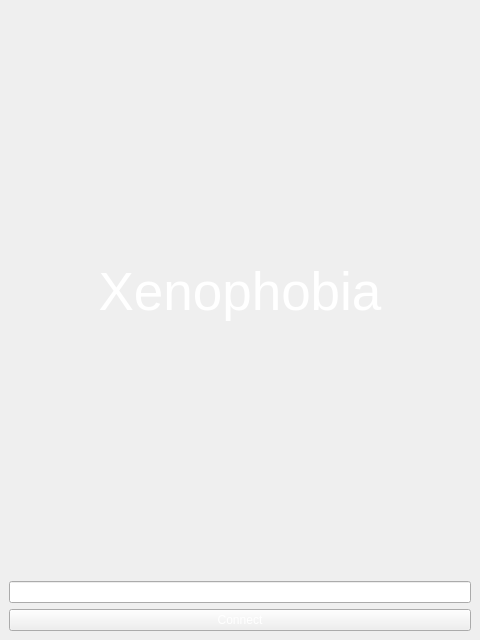
<?xml version="1.0" encoding="UTF-8"?>
<ui version="4.0">
 <class>MainWindow</class>
 <widget class="QMainWindow" name="MainWindow">
  <property name="geometry">
   <rect>
    <x>0</x>
    <y>0</y>
    <width>480</width>
    <height>640</height>
   </rect>
  </property>
  <property name="windowTitle">
   <string>MainWindow</string>
  </property>
  <widget class="QWidget" name="centralwidget">
   <layout class="QGridLayout" name="gridLayout">
    <property name="leftMargin">
     <number>0</number>
    </property>
    <property name="topMargin">
     <number>0</number>
    </property>
    <property name="rightMargin">
     <number>0</number>
    </property>
    <property name="bottomMargin">
     <number>0</number>
    </property>
    <item row="1" column="0">
     <widget class="QStackedWidget" name="swGame">
      <property name="currentIndex">
       <number>0</number>
      </property>
      <widget class="QWidget" name="pConnect">
       <property name="styleSheet">
        <string notr="true">background-image: url(:/main/lobby_background.png) 0 0 0 0 stretch stretch;</string>
       </property>
       <layout class="QVBoxLayout" name="verticalLayout">
        <item>
         <widget class="QLabel" name="label">
          <property name="font">
           <font>
            <pointsize>40</pointsize>
           </font>
          </property>
          <property name="styleSheet">
           <string notr="true">color: rgb(255, 255, 255);</string>
          </property>
          <property name="text">
           <string>Xenophobia</string>
          </property>
          <property name="alignment">
           <set>Qt::AlignCenter</set>
          </property>
         </widget>
        </item>
        <item>
         <widget class="QLineEdit" name="eAddress"/>
        </item>
        <item>
         <widget class="QPushButton" name="bConnect">
          <property name="styleSheet">
           <string notr="true">color: rgb(255, 255, 255);</string>
          </property>
          <property name="text">
           <string>Connect</string>
          </property>
         </widget>
        </item>
       </layout>
      </widget>
      <widget class="QWidget" name="pLobby">
       <property name="styleSheet">
        <string notr="true">#pLobby {
background-image: url(:/main/lobby_background.png);
}</string>
       </property>
       <layout class="QVBoxLayout" name="verticalLayout_2">
        <item>
         <widget class="QListView" name="listView">
          <property name="styleSheet">
           <string notr="true">background-color: rgba(0, 0, 0, 200);</string>
          </property>
          <property name="editTriggers">
           <set>QAbstractItemView::NoEditTriggers</set>
          </property>
         </widget>
        </item>
        <item>
         <widget class="QStackedWidget" name="swRegister">
          <property name="maximumSize">
           <size>
            <width>16777215</width>
            <height>80</height>
           </size>
          </property>
          <property name="styleSheet">
           <string notr="true">background-color: rgba(0, 0, 0, 0);</string>
          </property>
          <widget class="QWidget" name="pRegName">
           <layout class="QVBoxLayout" name="verticalLayout_6">
            <item>
             <widget class="QLineEdit" name="eName"/>
            </item>
            <item>
             <widget class="QPushButton" name="bRegisterName">
              <property name="palette">
               <palette>
                <active>
                 <colorrole role="Button">
                  <brush brushstyle="SolidPattern">
                   <color alpha="0">
                    <red>0</red>
                    <green>0</green>
                    <blue>0</blue>
                   </color>
                  </brush>
                 </colorrole>
                 <colorrole role="Base">
                  <brush brushstyle="SolidPattern">
                   <color alpha="0">
                    <red>0</red>
                    <green>0</green>
                    <blue>0</blue>
                   </color>
                  </brush>
                 </colorrole>
                 <colorrole role="Window">
                  <brush brushstyle="SolidPattern">
                   <color alpha="0">
                    <red>0</red>
                    <green>0</green>
                    <blue>0</blue>
                   </color>
                  </brush>
                 </colorrole>
                </active>
                <inactive>
                 <colorrole role="Button">
                  <brush brushstyle="SolidPattern">
                   <color alpha="0">
                    <red>0</red>
                    <green>0</green>
                    <blue>0</blue>
                   </color>
                  </brush>
                 </colorrole>
                 <colorrole role="Base">
                  <brush brushstyle="SolidPattern">
                   <color alpha="0">
                    <red>0</red>
                    <green>0</green>
                    <blue>0</blue>
                   </color>
                  </brush>
                 </colorrole>
                 <colorrole role="Window">
                  <brush brushstyle="SolidPattern">
                   <color alpha="0">
                    <red>0</red>
                    <green>0</green>
                    <blue>0</blue>
                   </color>
                  </brush>
                 </colorrole>
                </inactive>
                <disabled>
                 <colorrole role="Button">
                  <brush brushstyle="SolidPattern">
                   <color alpha="0">
                    <red>0</red>
                    <green>0</green>
                    <blue>0</blue>
                   </color>
                  </brush>
                 </colorrole>
                 <colorrole role="Base">
                  <brush brushstyle="SolidPattern">
                   <color alpha="0">
                    <red>0</red>
                    <green>0</green>
                    <blue>0</blue>
                   </color>
                  </brush>
                 </colorrole>
                 <colorrole role="Window">
                  <brush brushstyle="SolidPattern">
                   <color alpha="0">
                    <red>0</red>
                    <green>0</green>
                    <blue>0</blue>
                   </color>
                  </brush>
                 </colorrole>
                </disabled>
               </palette>
              </property>
              <property name="text">
               <string>Register Name</string>
              </property>
             </widget>
            </item>
           </layout>
          </widget>
          <widget class="QWidget" name="pRegRole">
           <layout class="QVBoxLayout" name="verticalLayout_3">
            <item>
             <widget class="QComboBox" name="comboBox">
              <property name="currentText">
               <string>Captain</string>
              </property>
              <item>
               <property name="text">
                <string>Captain</string>
               </property>
              </item>
              <item>
               <property name="text">
                <string>Gunmen</string>
               </property>
              </item>
             </widget>
            </item>
           </layout>
          </widget>
         </widget>
        </item>
       </layout>
      </widget>
      <widget class="QWidget" name="pGame">
       <property name="styleSheet">
        <string notr="true">#pGame { 
background-image: url(:/main/background.png);
}</string>
       </property>
       <layout class="QVBoxLayout" name="verticalLayout_4">
        <property name="spacing">
         <number>0</number>
        </property>
        <property name="leftMargin">
         <number>10</number>
        </property>
        <property name="topMargin">
         <number>4</number>
        </property>
        <property name="rightMargin">
         <number>10</number>
        </property>
        <property name="bottomMargin">
         <number>0</number>
        </property>
        <item>
         <widget class="QFrame" name="fTabs">
          <property name="minimumSize">
           <size>
            <width>0</width>
            <height>50</height>
           </size>
          </property>
          <property name="frameShape">
           <enum>QFrame::StyledPanel</enum>
          </property>
          <property name="frameShadow">
           <enum>QFrame::Raised</enum>
          </property>
          <layout class="QHBoxLayout" name="horizontalLayout">
           <property name="leftMargin">
            <number>0</number>
           </property>
           <property name="topMargin">
            <number>0</number>
           </property>
           <property name="rightMargin">
            <number>0</number>
           </property>
           <property name="bottomMargin">
            <number>0</number>
           </property>
           <item>
            <widget class="QLabel" name="lCurrentTab">
             <property name="sizePolicy">
              <sizepolicy hsizetype="Minimum" vsizetype="Preferred">
               <horstretch>0</horstretch>
               <verstretch>0</verstretch>
              </sizepolicy>
             </property>
             <property name="minimumSize">
              <size>
               <width>115</width>
               <height>40</height>
              </size>
             </property>
             <property name="font">
              <font>
               <family>MS Sans Serif</family>
               <pointsize>25</pointsize>
              </font>
             </property>
             <property name="styleSheet">
              <string notr="true">color: rgb(255, 255, 255);
font-famile: Terminus;</string>
             </property>
             <property name="text">
              <string>DAY: 99</string>
             </property>
             <property name="alignment">
              <set>Qt::AlignCenter</set>
             </property>
            </widget>
           </item>
           <item>
            <widget class="QFrame" name="fAddInfo">
             <property name="minimumSize">
              <size>
               <width>50</width>
               <height>0</height>
              </size>
             </property>
             <property name="frameShape">
              <enum>QFrame::StyledPanel</enum>
             </property>
             <property name="frameShadow">
              <enum>QFrame::Raised</enum>
             </property>
             <layout class="QGridLayout" name="gridLayout_2">
              <property name="leftMargin">
               <number>0</number>
              </property>
              <property name="topMargin">
               <number>0</number>
              </property>
              <property name="rightMargin">
               <number>0</number>
              </property>
              <property name="bottomMargin">
               <number>0</number>
              </property>
              <property name="spacing">
               <number>0</number>
              </property>
              <item row="0" column="0">
               <layout class="QVBoxLayout" name="verticalLayout_9">
                <item>
                 <widget class="QLabel" name="lAddCurrentTab">
                  <property name="enabled">
                   <bool>true</bool>
                  </property>
                  <property name="font">
                   <font>
                    <family>MS Sans Serif</family>
                    <pointsize>10</pointsize>
                   </font>
                  </property>
                  <property name="styleSheet">
                   <string notr="true">color: rgb(255, 255, 255);</string>
                  </property>
                  <property name="text">
                   <string>ДЕЙСТВИЕ:</string>
                  </property>
                 </widget>
                </item>
                <item>
                 <widget class="QLabel" name="lAddCurrentTab_2">
                  <property name="sizePolicy">
                   <sizepolicy hsizetype="Preferred" vsizetype="Preferred">
                    <horstretch>0</horstretch>
                    <verstretch>0</verstretch>
                   </sizepolicy>
                  </property>
                  <property name="minimumSize">
                   <size>
                    <width>170</width>
                    <height>0</height>
                   </size>
                  </property>
                  <property name="font">
                   <font>
                    <family>MS Sans Serif</family>
                    <pointsize>10</pointsize>
                   </font>
                  </property>
                  <property name="styleSheet">
                   <string notr="true">color: rgb(255, 255, 255);</string>
                  </property>
                  <property name="text">
                   <string>Голосование на операцию</string>
                  </property>
                 </widget>
                </item>
               </layout>
              </item>
             </layout>
            </widget>
           </item>
           <item>
            <widget class="QClickableLabel" name="lTab2">
             <property name="minimumSize">
              <size>
               <width>70</width>
               <height>0</height>
              </size>
             </property>
             <property name="maximumSize">
              <size>
               <width>70</width>
               <height>16777215</height>
              </size>
             </property>
             <property name="font">
              <font>
               <family>MS Sans Serif</family>
               <pointsize>10</pointsize>
               <weight>75</weight>
               <bold>true</bold>
              </font>
             </property>
             <property name="styleSheet">
              <string notr="true">color: rgb(255, 255, 255);</string>
             </property>
             <property name="text">
              <string>Профиль</string>
             </property>
             <property name="alignment">
              <set>Qt::AlignCenter</set>
             </property>
            </widget>
           </item>
           <item>
            <widget class="QClickableLabel" name="lTab3">
             <property name="sizePolicy">
              <sizepolicy hsizetype="Fixed" vsizetype="Preferred">
               <horstretch>0</horstretch>
               <verstretch>0</verstretch>
              </sizepolicy>
             </property>
             <property name="minimumSize">
              <size>
               <width>75</width>
               <height>0</height>
              </size>
             </property>
             <property name="maximumSize">
              <size>
               <width>75</width>
               <height>16777215</height>
              </size>
             </property>
             <property name="font">
              <font>
               <family>MS Sans Serif</family>
               <pointsize>10</pointsize>
               <weight>75</weight>
               <bold>true</bold>
              </font>
             </property>
             <property name="styleSheet">
              <string notr="true">color: rgb(255, 255, 255);</string>
             </property>
             <property name="text">
              <string>Лог</string>
             </property>
             <property name="alignment">
              <set>Qt::AlignCenter</set>
             </property>
             <property name="margin">
              <number>0</number>
             </property>
            </widget>
           </item>
          </layout>
         </widget>
        </item>
        <item>
         <layout class="QGridLayout" name="presentLayout">
          <property name="rightMargin">
           <number>17</number>
          </property>
          <item row="0" column="0">
           <widget class="QStackedWidget" name="swPresent">
            <property name="styleSheet">
             <string notr="true">color: rgba(255, 255, 255, 0);</string>
            </property>
            <widget class="QWidget" name="prPlayers">
             <property name="styleSheet">
              <string notr="true">background-color: rgba(0, 0, 0, 50);</string>
             </property>
             <layout class="QVBoxLayout" name="verticalLayout_7">
              <property name="spacing">
               <number>6</number>
              </property>
              <property name="leftMargin">
               <number>0</number>
              </property>
              <property name="topMargin">
               <number>5</number>
              </property>
              <property name="rightMargin">
               <number>0</number>
              </property>
              <property name="bottomMargin">
               <number>0</number>
              </property>
              <item>
               <widget class="QScrollArea" name="scrollArea">
                <property name="styleSheet">
                 <string notr="true">background-color: rgba(255, 255, 255, 0);</string>
                </property>
                <property name="widgetResizable">
                 <bool>true</bool>
                </property>
                <property name="alignment">
                 <set>Qt::AlignCenter</set>
                </property>
                <widget class="QWidget" name="PlayersWidgets">
                 <property name="geometry">
                  <rect>
                   <x>0</x>
                   <y>0</y>
                   <width>440</width>
                   <height>497</height>
                  </rect>
                 </property>
                 <property name="styleSheet">
                  <string notr="true">background-color: rgba(255, 255, 255, 0);</string>
                 </property>
                </widget>
               </widget>
              </item>
             </layout>
            </widget>
            <widget class="QWidget" name="prProfile">
             <property name="styleSheet">
              <string notr="true">background-color: rgba(255, 255, 255, 0);</string>
             </property>
             <layout class="QVBoxLayout" name="verticalLayout_8">
              <property name="spacing">
               <number>5</number>
              </property>
              <property name="leftMargin">
               <number>0</number>
              </property>
              <property name="topMargin">
               <number>0</number>
              </property>
              <property name="rightMargin">
               <number>0</number>
              </property>
              <property name="bottomMargin">
               <number>0</number>
              </property>
              <item>
               <widget class="QFrame" name="fStatus">
                <property name="minimumSize">
                 <size>
                  <width>0</width>
                  <height>80</height>
                 </size>
                </property>
                <property name="maximumSize">
                 <size>
                  <width>16777215</width>
                  <height>80</height>
                 </size>
                </property>
                <property name="frameShape">
                 <enum>QFrame::StyledPanel</enum>
                </property>
                <property name="frameShadow">
                 <enum>QFrame::Raised</enum>
                </property>
               </widget>
              </item>
              <item>
               <widget class="QTextEdit" name="teChat">
                <property name="styleSheet">
                 <string notr="true">background-color: rgba(0, 0, 0, 125);</string>
                </property>
                <property name="readOnly">
                 <bool>true</bool>
                </property>
               </widget>
              </item>
              <item>
               <layout class="QHBoxLayout" name="horizontalLayout_2">
                <item>
                 <widget class="QLineEdit" name="eMsg"/>
                </item>
                <item>
                 <widget class="QPushButton" name="bSendChatMsg">
                  <property name="styleSheet">
                   <string notr="true">color: rgb(0, 0, 0);</string>
                  </property>
                  <property name="text">
                   <string>Send</string>
                  </property>
                 </widget>
                </item>
               </layout>
              </item>
             </layout>
            </widget>
            <widget class="QWidget" name="prLog">
             <property name="styleSheet">
              <string notr="true">background-color: rgba(255, 255, 255, 0);</string>
             </property>
             <layout class="QGridLayout" name="gridLayout_4">
              <property name="leftMargin">
               <number>0</number>
              </property>
              <property name="topMargin">
               <number>0</number>
              </property>
              <property name="rightMargin">
               <number>0</number>
              </property>
              <property name="bottomMargin">
               <number>0</number>
              </property>
              <property name="spacing">
               <number>5</number>
              </property>
              <item row="0" column="0">
               <widget class="QListWidget" name="lLog">
                <property name="styleSheet">
                 <string notr="true">background-color: rgba(255, 255, 255, 0);</string>
                </property>
               </widget>
              </item>
             </layout>
            </widget>
           </widget>
          </item>
         </layout>
        </item>
        <item>
         <widget class="QFrame" name="fBottom">
          <property name="minimumSize">
           <size>
            <width>0</width>
            <height>50</height>
           </size>
          </property>
          <property name="maximumSize">
           <size>
            <width>16777215</width>
            <height>80</height>
           </size>
          </property>
          <property name="frameShape">
           <enum>QFrame::StyledPanel</enum>
          </property>
          <property name="frameShadow">
           <enum>QFrame::Raised</enum>
          </property>
          <layout class="QHBoxLayout" name="horizontalLayout_3">
           <property name="topMargin">
            <number>14</number>
           </property>
           <item>
            <widget class="QFrame" name="fInventory">
             <property name="minimumSize">
              <size>
               <width>75</width>
               <height>60</height>
              </size>
             </property>
             <property name="maximumSize">
              <size>
               <width>60</width>
               <height>60</height>
              </size>
             </property>
             <property name="frameShape">
              <enum>QFrame::NoFrame</enum>
             </property>
             <property name="frameShadow">
              <enum>QFrame::Raised</enum>
             </property>
             <property name="lineWidth">
              <number>0</number>
             </property>
             <layout class="QGridLayout" name="gridLayout_3">
              <property name="leftMargin">
               <number>0</number>
              </property>
              <property name="topMargin">
               <number>0</number>
              </property>
              <property name="rightMargin">
               <number>0</number>
              </property>
              <property name="bottomMargin">
               <number>0</number>
              </property>
              <property name="spacing">
               <number>0</number>
              </property>
              <item row="0" column="0">
               <widget class="QLabel" name="lInventory">
                <property name="font">
                 <font>
                  <family>MS Sans Serif</family>
                  <pointsize>9</pointsize>
                  <weight>75</weight>
                  <bold>true</bold>
                 </font>
                </property>
                <property name="styleSheet">
                 <string notr="true">color: rgb(255, 255, 255);</string>
                </property>
                <property name="text">
                 <string>Инвентарь</string>
                </property>
                <property name="alignment">
                 <set>Qt::AlignCenter</set>
                </property>
                <property name="margin">
                 <number>-10</number>
                </property>
                <property name="indent">
                 <number>-1</number>
                </property>
               </widget>
              </item>
             </layout>
            </widget>
           </item>
           <item>
            <widget class="QFrame" name="fItemsAndActions">
             <property name="frameShape">
              <enum>QFrame::StyledPanel</enum>
             </property>
             <property name="frameShadow">
              <enum>QFrame::Raised</enum>
             </property>
             <layout class="QHBoxLayout" name="horizontalLayout_4">
              <item>
               <widget class="QClickableLabel" name="lItem1">
                <property name="minimumSize">
                 <size>
                  <width>50</width>
                  <height>50</height>
                 </size>
                </property>
                <property name="maximumSize">
                 <size>
                  <width>50</width>
                  <height>50</height>
                 </size>
                </property>
                <property name="focusPolicy">
                 <enum>Qt::ClickFocus</enum>
                </property>
                <property name="text">
                 <string/>
                </property>
               </widget>
              </item>
              <item>
               <widget class="QClickableLabel" name="lItem2">
                <property name="minimumSize">
                 <size>
                  <width>50</width>
                  <height>50</height>
                 </size>
                </property>
                <property name="maximumSize">
                 <size>
                  <width>50</width>
                  <height>50</height>
                 </size>
                </property>
                <property name="focusPolicy">
                 <enum>Qt::ClickFocus</enum>
                </property>
                <property name="text">
                 <string/>
                </property>
               </widget>
              </item>
              <item>
               <widget class="QClickableLabel" name="lItem3">
                <property name="minimumSize">
                 <size>
                  <width>50</width>
                  <height>50</height>
                 </size>
                </property>
                <property name="maximumSize">
                 <size>
                  <width>50</width>
                  <height>50</height>
                 </size>
                </property>
                <property name="focusPolicy">
                 <enum>Qt::ClickFocus</enum>
                </property>
                <property name="text">
                 <string/>
                </property>
               </widget>
              </item>
              <item>
               <widget class="QClickableLabel" name="lItem4">
                <property name="minimumSize">
                 <size>
                  <width>50</width>
                  <height>50</height>
                 </size>
                </property>
                <property name="maximumSize">
                 <size>
                  <width>50</width>
                  <height>50</height>
                 </size>
                </property>
                <property name="focusPolicy">
                 <enum>Qt::ClickFocus</enum>
                </property>
                <property name="text">
                 <string/>
                </property>
               </widget>
              </item>
             </layout>
            </widget>
           </item>
           <item>
            <widget class="QFrame" name="fMenu">
             <property name="minimumSize">
              <size>
               <width>75</width>
               <height>60</height>
              </size>
             </property>
             <property name="maximumSize">
              <size>
               <width>60</width>
               <height>60</height>
              </size>
             </property>
             <property name="frameShape">
              <enum>QFrame::StyledPanel</enum>
             </property>
             <property name="frameShadow">
              <enum>QFrame::Raised</enum>
             </property>
             <layout class="QGridLayout" name="gridLayout_6">
              <property name="leftMargin">
               <number>0</number>
              </property>
              <property name="topMargin">
               <number>0</number>
              </property>
              <property name="rightMargin">
               <number>0</number>
              </property>
              <property name="bottomMargin">
               <number>0</number>
              </property>
              <property name="spacing">
               <number>0</number>
              </property>
              <item row="0" column="0">
               <widget class="QLabel" name="lMenu">
                <property name="font">
                 <font>
                  <family>MS Sans Serif</family>
                  <pointsize>9</pointsize>
                  <weight>75</weight>
                  <bold>true</bold>
                 </font>
                </property>
                <property name="styleSheet">
                 <string notr="true">color: rgb(255, 255, 255);</string>
                </property>
                <property name="text">
                 <string>Меню</string>
                </property>
                <property name="alignment">
                 <set>Qt::AlignCenter</set>
                </property>
               </widget>
              </item>
             </layout>
            </widget>
           </item>
          </layout>
         </widget>
        </item>
       </layout>
      </widget>
     </widget>
    </item>
   </layout>
  </widget>
 </widget>
 <customwidgets>
  <customwidget>
   <class>QClickableLabel</class>
   <extends>QLabel</extends>
   <header location="global">qclickablelabel.h</header>
   <slots>
    <signal>onclick()</signal>
   </slots>
  </customwidget>
 </customwidgets>
 <resources/>
 <connections/>
</ui>
